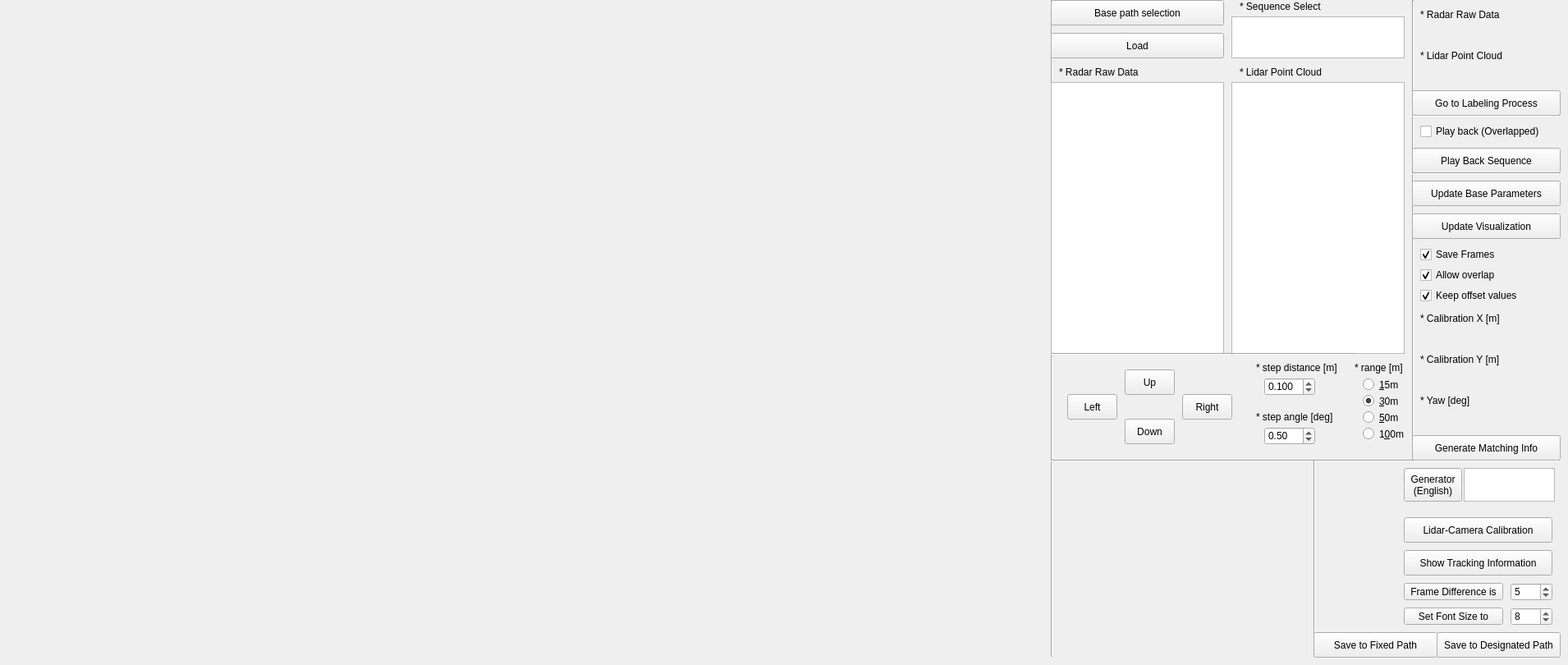
    <widget class="QWidget" name="page_1">
     <widget class="QLabel" name="labelBevCalibrate">
      <property name="geometry">
       <rect>
        <x>0</x>
        <y>0</y>
        <width>1280</width>
        <height>800</height>
       </rect>
      </property>
      <property name="text">
       <string/>
      </property>
     </widget>
     <widget class="Line" name="line_10">
      <property name="geometry">
       <rect>
        <x>1280</x>
        <y>0</y>
        <width>3</width>
        <height>800</height>
       </rect>
      </property>
      <property name="orientation">
       <enum>Qt::Vertical</enum>
      </property>
     </widget>
     <widget class="QListWidget" name="listWidgetLidar">
      <property name="geometry">
       <rect>
        <x>1500</x>
        <y>100</y>
        <width>211</width>
        <height>331</height>
       </rect>
      </property>
     </widget>
     <widget class="QLabel" name="label_25">
      <property name="geometry">
       <rect>
        <x>1510</x>
        <y>80</y>
        <width>111</width>
        <height>16</height>
       </rect>
      </property>
      <property name="text">
       <string>* Lidar Point Cloud</string>
      </property>
     </widget>
     <widget class="QListWidget" name="listWidgetRadar">
      <property name="geometry">
       <rect>
        <x>1280</x>
        <y>100</y>
        <width>211</width>
        <height>331</height>
       </rect>
      </property>
     </widget>
     <widget class="QLabel" name="label_13">
      <property name="geometry">
       <rect>
        <x>1290</x>
        <y>80</y>
        <width>111</width>
        <height>16</height>
       </rect>
      </property>
      <property name="text">
       <string>* Radar Raw Data</string>
      </property>
     </widget>
     <widget class="QPushButton" name="pushButtonCalib_0">
      <property name="geometry">
       <rect>
        <x>1370</x>
        <y>450</y>
        <width>61</width>
        <height>31</height>
       </rect>
      </property>
      <property name="text">
       <string>Up</string>
      </property>
     </widget>
     <widget class="QPushButton" name="pushButtonCalib_1">
      <property name="geometry">
       <rect>
        <x>1300</x>
        <y>480</y>
        <width>61</width>
        <height>31</height>
       </rect>
      </property>
      <property name="text">
       <string>Left</string>
      </property>
     </widget>
     <widget class="QPushButton" name="pushButtonCalib_2">
      <property name="geometry">
       <rect>
        <x>1440</x>
        <y>480</y>
        <width>61</width>
        <height>31</height>
       </rect>
      </property>
      <property name="text">
       <string>Right</string>
      </property>
     </widget>
     <widget class="QPushButton" name="pushButtonCalib_3">
      <property name="geometry">
       <rect>
        <x>1370</x>
        <y>510</y>
        <width>61</width>
        <height>31</height>
       </rect>
      </property>
      <property name="text">
       <string>Down</string>
      </property>
     </widget>
     <widget class="Line" name="line_11">
      <property name="geometry">
       <rect>
        <x>1720</x>
        <y>0</y>
        <width>3</width>
        <height>560</height>
       </rect>
      </property>
      <property name="orientation">
       <enum>Qt::Vertical</enum>
      </property>
     </widget>
     <widget class="QPushButton" name="pushButtonCalib_6">
      <property name="geometry">
       <rect>
        <x>1280</x>
        <y>0</y>
        <width>211</width>
        <height>31</height>
       </rect>
      </property>
      <property name="text">
       <string>Base path selection</string>
      </property>
     </widget>
     <widget class="QListWidget" name="listWidgetSequence">
      <property name="geometry">
       <rect>
        <x>1500</x>
        <y>20</y>
        <width>211</width>
        <height>51</height>
       </rect>
      </property>
     </widget>
     <widget class="QLabel" name="label_14">
      <property name="geometry">
       <rect>
        <x>1510</x>
        <y>0</y>
        <width>141</width>
        <height>16</height>
       </rect>
      </property>
      <property name="text">
       <string>* Sequence Select</string>
      </property>
     </widget>
     <widget class="QPushButton" name="pushButtonCalib_7">
      <property name="geometry">
       <rect>
        <x>1280</x>
        <y>40</y>
        <width>211</width>
        <height>31</height>
       </rect>
      </property>
      <property name="text">
       <string>Load</string>
      </property>
     </widget>
     <widget class="QLabel" name="label_15">
      <property name="geometry">
       <rect>
        <x>1530</x>
        <y>440</y>
        <width>111</width>
        <height>16</height>
       </rect>
      </property>
      <property name="text">
       <string>* step distance [m]</string>
      </property>
     </widget>
     <widget class="QLabel" name="label_16">
      <property name="geometry">
       <rect>
        <x>1530</x>
        <y>500</y>
        <width>111</width>
        <height>16</height>
       </rect>
      </property>
      <property name="text">
       <string>* step angle [deg]</string>
      </property>
     </widget>
     <widget class="Line" name="line">
      <property name="geometry">
       <rect>
        <x>1280</x>
        <y>430</y>
        <width>370</width>
        <height>3</height>
       </rect>
      </property>
      <property name="orientation">
       <enum>Qt::Horizontal</enum>
      </property>
     </widget>
     <widget class="Line" name="line_12">
      <property name="geometry">
       <rect>
        <x>1280</x>
        <y>560</y>
        <width>620</width>
        <height>3</height>
       </rect>
      </property>
      <property name="orientation">
       <enum>Qt::Horizontal</enum>
      </property>
     </widget>
     <widget class="QDoubleSpinBox" name="doubleSpinBox_0">
      <property name="geometry">
       <rect>
        <x>1540</x>
        <y>460</y>
        <width>62</width>
        <height>22</height>
       </rect>
      </property>
      <property name="decimals">
       <number>3</number>
      </property>
      <property name="singleStep">
       <double>0.010000000000000</double>
      </property>
      <property name="value">
       <double>0.100000000000000</double>
      </property>
     </widget>
     <widget class="QDoubleSpinBox" name="doubleSpinBox_1">
      <property name="geometry">
       <rect>
        <x>1540</x>
        <y>520</y>
        <width>62</width>
        <height>22</height>
       </rect>
      </property>
      <property name="singleStep">
       <double>0.100000000000000</double>
      </property>
      <property name="value">
       <double>0.500000000000000</double>
      </property>
     </widget>
     <widget class="Line" name="line_13">
      <property name="geometry">
       <rect>
        <x>1720</x>
        <y>140</y>
        <width>180</width>
        <height>3</height>
       </rect>
      </property>
      <property name="orientation">
       <enum>Qt::Horizontal</enum>
      </property>
     </widget>
     <widget class="QPushButton" name="pushButtonCalib_8">
      <property name="geometry">
       <rect>
        <x>1720</x>
        <y>110</y>
        <width>181</width>
        <height>31</height>
       </rect>
      </property>
      <property name="text">
       <string>Go to Labeling Process</string>
      </property>
     </widget>
     <widget class="QLabel" name="label_17">
      <property name="geometry">
       <rect>
        <x>1730</x>
        <y>60</y>
        <width>131</width>
        <height>16</height>
       </rect>
      </property>
      <property name="text">
       <string>* Lidar Point Cloud</string>
      </property>
     </widget>
     <widget class="QLabel" name="label_18">
      <property name="geometry">
       <rect>
        <x>1740</x>
        <y>80</y>
        <width>141</width>
        <height>20</height>
       </rect>
      </property>
      <property name="text">
       <string/>
      </property>
     </widget>
     <widget class="QLabel" name="label_19">
      <property name="geometry">
       <rect>
        <x>1740</x>
        <y>30</y>
        <width>141</width>
        <height>20</height>
       </rect>
      </property>
      <property name="text">
       <string/>
      </property>
     </widget>
     <widget class="QLabel" name="label_20">
      <property name="geometry">
       <rect>
        <x>1730</x>
        <y>10</y>
        <width>131</width>
        <height>16</height>
       </rect>
      </property>
      <property name="text">
       <string>* Radar Raw Data</string>
      </property>
     </widget>
     <widget class="QLabel" name="labelCalibImg">
      <property name="geometry">
       <rect>
        <x>1280</x>
        <y>560</y>
        <width>320</width>
        <height>240</height>
       </rect>
      </property>
      <property name="text">
       <string/>
      </property>
     </widget>
     <widget class="Line" name="line_14">
      <property name="geometry">
       <rect>
        <x>1600</x>
        <y>560</y>
        <width>3</width>
        <height>240</height>
       </rect>
      </property>
      <property name="orientation">
       <enum>Qt::Vertical</enum>
      </property>
     </widget>
     <widget class="QPushButton" name="pushButtonCalib_9">
      <property name="geometry">
       <rect>
        <x>1600</x>
        <y>770</y>
        <width>151</width>
        <height>31</height>
       </rect>
      </property>
      <property name="text">
       <string>Save to Fixed Path</string>
      </property>
     </widget>
     <widget class="QPushButton" name="pushButtonCalib_10">
      <property name="geometry">
       <rect>
        <x>1750</x>
        <y>770</y>
        <width>151</width>
        <height>31</height>
       </rect>
      </property>
      <property name="text">
       <string>Save to Designated Path</string>
      </property>
     </widget>
     <widget class="QPushButton" name="pushButtonCalib_11">
      <property name="geometry">
       <rect>
        <x>1720</x>
        <y>260</y>
        <width>181</width>
        <height>31</height>
       </rect>
      </property>
      <property name="text">
       <string>Update Visualization</string>
      </property>
     </widget>
     <widget class="QPushButton" name="pushButtonCalib_12">
      <property name="geometry">
       <rect>
        <x>1720</x>
        <y>220</y>
        <width>181</width>
        <height>31</height>
       </rect>
      </property>
      <property name="text">
       <string>Update Base Parameters</string>
      </property>
     </widget>
     <widget class="QCheckBox" name="checkBox_2">
      <property name="geometry">
       <rect>
        <x>1730</x>
        <y>325</y>
        <width>121</width>
        <height>20</height>
       </rect>
      </property>
      <property name="text">
       <string>Allow overlap</string>
      </property>
      <property name="checked">
       <bool>true</bool>
      </property>
     </widget>
     <widget class="QCheckBox" name="checkBox_3">
      <property name="geometry">
       <rect>
        <x>1730</x>
        <y>150</y>
        <width>161</width>
        <height>20</height>
       </rect>
      </property>
      <property name="text">
       <string>Play back (Overlapped)</string>
      </property>
      <property name="checked">
       <bool>false</bool>
      </property>
     </widget>
     <widget class="QPushButton" name="pushButtonCalib_13">
      <property name="geometry">
       <rect>
        <x>1720</x>
        <y>180</y>
        <width>181</width>
        <height>31</height>
       </rect>
      </property>
      <property name="text">
       <string>Play Back Sequence</string>
      </property>
     </widget>
     <widget class="QLabel" name="label_26">
      <property name="geometry">
       <rect>
        <x>1730</x>
        <y>380</y>
        <width>111</width>
        <height>16</height>
       </rect>
      </property>
      <property name="text">
       <string>* Calibration X [m]</string>
      </property>
     </widget>
     <widget class="QLabel" name="label_27">
      <property name="geometry">
       <rect>
        <x>1740</x>
        <y>400</y>
        <width>141</width>
        <height>20</height>
       </rect>
      </property>
      <property name="text">
       <string/>
      </property>
     </widget>
     <widget class="QLabel" name="label_28">
      <property name="geometry">
       <rect>
        <x>1740</x>
        <y>450</y>
        <width>141</width>
        <height>20</height>
       </rect>
      </property>
      <property name="text">
       <string/>
      </property>
     </widget>
     <widget class="QLabel" name="label_29">
      <property name="geometry">
       <rect>
        <x>1730</x>
        <y>430</y>
        <width>111</width>
        <height>16</height>
       </rect>
      </property>
      <property name="text">
       <string>* Calibration Y [m]</string>
      </property>
     </widget>
     <widget class="QLabel" name="label_30">
      <property name="geometry">
       <rect>
        <x>1730</x>
        <y>480</y>
        <width>111</width>
        <height>16</height>
       </rect>
      </property>
      <property name="text">
       <string>* Yaw [deg]</string>
      </property>
     </widget>
     <widget class="QLabel" name="label_31">
      <property name="geometry">
       <rect>
        <x>1740</x>
        <y>500</y>
        <width>141</width>
        <height>20</height>
       </rect>
      </property>
      <property name="text">
       <string/>
      </property>
     </widget>
     <widget class="QCheckBox" name="checkBox_4">
      <property name="geometry">
       <rect>
        <x>1730</x>
        <y>350</y>
        <width>121</width>
        <height>20</height>
       </rect>
      </property>
      <property name="text">
       <string>Keep offset values</string>
      </property>
      <property name="checked">
       <bool>true</bool>
      </property>
     </widget>
     <widget class="QPushButton" name="pushButtonCalib_14">
      <property name="geometry">
       <rect>
        <x>1720</x>
        <y>530</y>
        <width>181</width>
        <height>31</height>
       </rect>
      </property>
      <property name="text">
       <string>Generate Matching Info</string>
      </property>
     </widget>
     <widget class="Line" name="line_15">
      <property name="geometry">
       <rect>
        <x>1720</x>
        <y>210</y>
        <width>180</width>
        <height>3</height>
       </rect>
      </property>
      <property name="orientation">
       <enum>Qt::Horizontal</enum>
      </property>
     </widget>
     <widget class="QRadioButton" name="radioButtonCalib_0">
      <property name="geometry">
       <rect>
        <x>1660</x>
        <y>460</y>
        <width>51</width>
        <height>17</height>
       </rect>
      </property>
      <property name="text">
       <string>&amp;15m</string>
      </property>
      <property name="checked">
       <bool>false</bool>
      </property>
     </widget>
     <widget class="QRadioButton" name="radioButtonCalib_1">
      <property name="geometry">
       <rect>
        <x>1660</x>
        <y>480</y>
        <width>51</width>
        <height>17</height>
       </rect>
      </property>
      <property name="text">
       <string>&amp;30m</string>
      </property>
      <property name="checked">
       <bool>true</bool>
      </property>
     </widget>
     <widget class="QRadioButton" name="radioButtonCalib_2">
      <property name="geometry">
       <rect>
        <x>1660</x>
        <y>500</y>
        <width>51</width>
        <height>17</height>
       </rect>
      </property>
      <property name="text">
       <string>&amp;50m</string>
      </property>
     </widget>
     <widget class="QRadioButton" name="radioButtonCalib_3">
      <property name="geometry">
       <rect>
        <x>1660</x>
        <y>520</y>
        <width>51</width>
        <height>17</height>
       </rect>
      </property>
      <property name="text">
       <string>1&amp;00m</string>
      </property>
     </widget>
     <widget class="QLabel" name="label_32">
      <property name="geometry">
       <rect>
        <x>1650</x>
        <y>440</y>
        <width>61</width>
        <height>16</height>
       </rect>
      </property>
      <property name="text">
       <string>* range [m]</string>
      </property>
     </widget>
     <widget class="QPushButton" name="pushButtonCalib_15">
      <property name="geometry">
       <rect>
        <x>1710</x>
        <y>740</y>
        <width>121</width>
        <height>21</height>
       </rect>
      </property>
      <property name="text">
       <string>Set Font Size to</string>
      </property>
     </widget>
     <widget class="QSpinBox" name="spinBoxFont">
      <property name="geometry">
       <rect>
        <x>1840</x>
        <y>740</y>
        <width>51</width>
        <height>22</height>
       </rect>
      </property>
      <property name="value">
       <number>8</number>
      </property>
     </widget>
     <widget class="QPushButton" name="pushButtonCalib_16">
      <property name="geometry">
       <rect>
        <x>1710</x>
        <y>710</y>
        <width>121</width>
        <height>21</height>
       </rect>
      </property>
      <property name="text">
       <string>Frame Difference is</string>
      </property>
     </widget>
     <widget class="QSpinBox" name="spinBoxDelay">
      <property name="geometry">
       <rect>
        <x>1840</x>
        <y>710</y>
        <width>51</width>
        <height>22</height>
       </rect>
      </property>
      <property name="minimum">
       <number>-99</number>
      </property>
      <property name="value">
       <number>5</number>
      </property>
     </widget>
     <widget class="QPushButton" name="pushButtonCalib_17">
      <property name="geometry">
       <rect>
        <x>1710</x>
        <y>570</y>
        <width>71</width>
        <height>41</height>
       </rect>
      </property>
      <property name="text">
       <string>Generator
(English)</string>
      </property>
     </widget>
     <widget class="QTextEdit" name="textEditNameLabeler">
      <property name="geometry">
       <rect>
        <x>1783</x>
        <y>570</y>
        <width>111</width>
        <height>41</height>
       </rect>
      </property>
     </widget>
     <widget class="QCheckBox" name="checkBox_6">
      <property name="geometry">
       <rect>
        <x>1730</x>
        <y>300</y>
        <width>121</width>
        <height>20</height>
       </rect>
      </property>
      <property name="text">
       <string>Save Frames</string>
      </property>
      <property name="checked">
       <bool>true</bool>
      </property>
     </widget>
     <widget class="QPushButton" name="pushButtonCalib_18">
      <property name="geometry">
       <rect>
        <x>1710</x>
        <y>630</y>
        <width>181</width>
        <height>31</height>
       </rect>
      </property>
      <property name="text">
       <string>Lidar-Camera Calibration</string>
      </property>
     </widget>
     <widget class="QPushButton" name="pushButtonCalib_19">
      <property name="geometry">
       <rect>
        <x>1710</x>
        <y>670</y>
        <width>181</width>
        <height>31</height>
       </rect>
      </property>
      <property name="text">
       <string>Show Tracking Information</string>
      </property>
     </widget>
    </widget>
